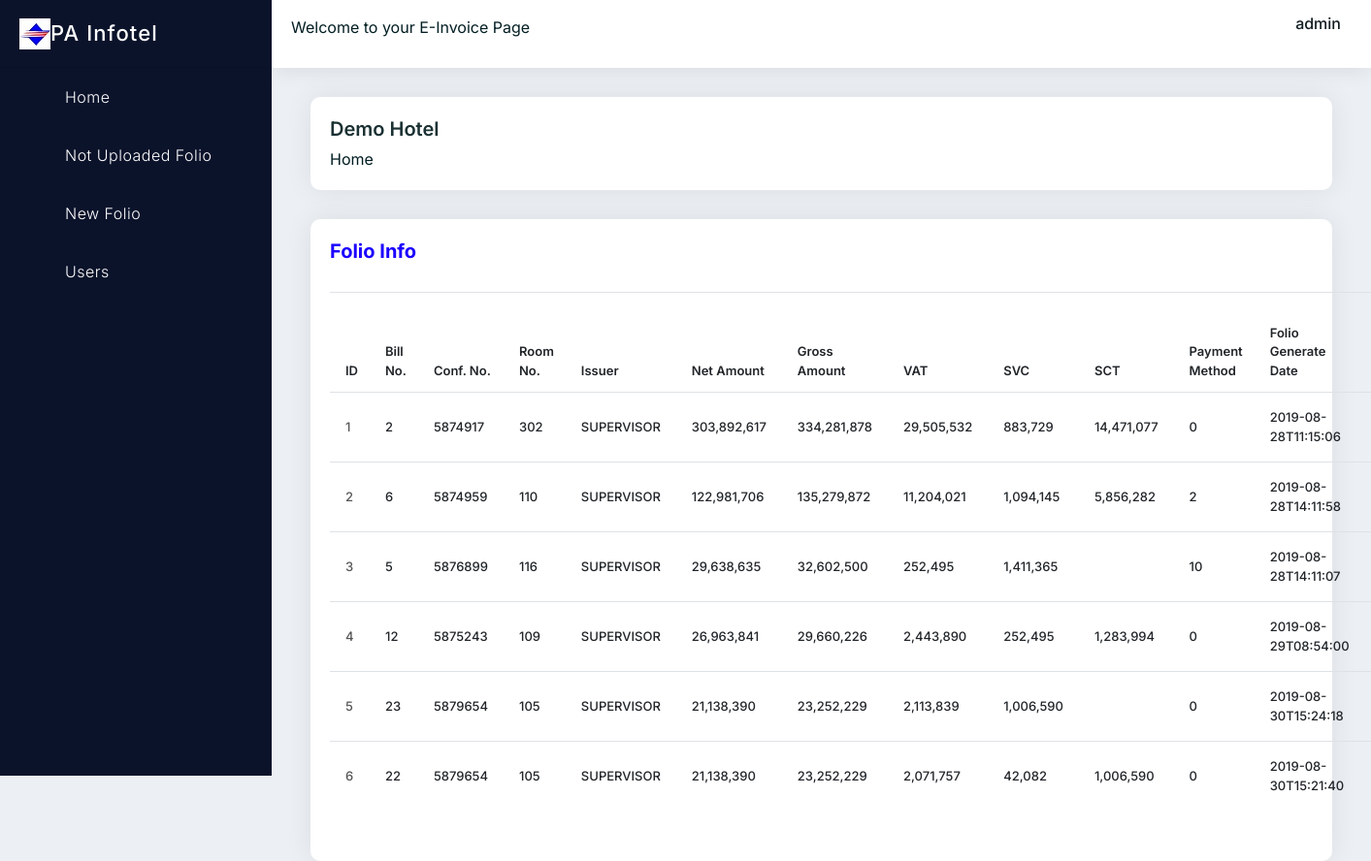
The app's page / (signed in) with its own data.
### opera/models.py (models this page shows, shortened)
class FlipInfo(models.Model):
    DocumentInfo = models.JSONField()
    FiscalTerminalInfo = models.JSONField()
    FolioInfo = models.JSONField()
    HotelInfo = models.JSONField()
    ReservationInfo = models.JSONField()
    FiscalFolioUserInfo = models.JSONField()
    BusinessDate = models.DateField(blank=True, null=True)
    BusinessDateTime = models.DateTimeField(blank=True, null=True)
    FolioNo = models.CharField(max_length=500 ,default=0, null=True, blank=True)
    NetAmount = models.FloatField(default=0)
    EinvoiceNumber = models.CharField(max_length=500, null=True, blank=True, default=" ")
    EinvoiceType = models.CharField(max_length=200, null=True, blank=True, default="9: Not Upload")
    EinvoiceStatus = models.CharField(max_length=200, null=True, blank=True, default="9: Not Upload")
    EinvoiceFKey = models.CharField(max_length=200, default=" ")
    EinvoicePattern = models.CharField(max_length=200, default=" ")
    EinvoiceSerial = models.CharField(max_length=200, default="C23MAB")
    AuthorizedTaxCode = models.CharField(max_length=500, null=True, blank=True, default=" ")
    EinvoiceAdjustDateTime = models.DateTimeField(blank=True, null=True)
    EinvoiceIssueDateTime = models.DateTimeField(blank=True, null=True)

### opera/views.py (the view)
# urls.py: path('', include('opera.urls')),
@login_required(login_url='user:login')
def opera(request):
    documentinfo = FlipInfo.objects.all()
    documentadjust = FlipInfo.objects.filter(Q(EinvoiceStatus__icontains=9)&Q(NetAmount__lte=0))
    documentupload = FlipInfo.objects.filter(Q(EinvoiceStatus__icontains=9))
    documentdraft = FlipInfo.objects.filter(Q(EinvoiceStatus__icontains=0))
    documentissued = FlipInfo.objects.filter(Q(EinvoiceStatus__icontains=1))
    return render(request, 'opera/opera.html', {
        'documentinfo': documentinfo,
        'documentadjust': documentadjust,
        'documentdraft': documentdraft,
        'documentissued': documentissued,
        'documentupload': documentupload,
    })

### opera/templates/opera/opera.html (shortened to what this page needs)
{% extends 'opera/Base.html' %}
{% load static %}
{% load humanize %}
{% block content %}
<div class="main-container">
	<div class="pd-ltr-20 xs-pd-20-20">
		<div class="min-height-200px">
			<div class="page-header">
				<div class="row">
					<div class="col-md-6 col-sm-12">
						<div class="title">
							<h4>Demo Hotel</h4>
						</div>
						<nav aria-label="breadcrumb" role="navigation">
							<ol class="breadcrumb">
								<li class="breadcrumb-item"><a href="{% url 'opera:opera' %}">Home</a></li>
							</ol>
						</nav>
					</div>
				</div>
			</div>
				<div class="pd-20 card-box mb-30">
					<div class="clearfix mb-20">
						<div class="pull-left">
							<h4 class="text-blue h4">Folio Info</h4>
						</div>
					</div>
					<table class="table table-hover data-table-export" style="width: 100%;">
						<thead>
							<tr>
								<th class="table-plus datatable-nosort" style="font-size: small;">ID</th>
								<th style="font-size: small;">Bill No.</th>
								<th style="font-size: small;">Conf. No.</th>
								<th style="font-size: small;">Room No.</th>
								<th style="font-size: small;">Issuer</th>
								<th style="word-wrap: break-word; font-size: small;">Net Amount</th>
								<th style="word-wrap: break-word; font-size: small;">Gross Amount</th>
								<th style="word-wrap: break-word; font-size: small;">VAT</th>
								<th style="word-wrap: break-word; font-size: small;">SVC</th>
								<th style="word-wrap: break-word; font-size: small;">SCT</th>
								<th style="word-wrap: break-word; font-size: small;">Payment Method</th>
								<th style="word-wrap: break-word; font-size: small;">Folio Generate Date</th>
								<th style="word-wrap: break-word; font-size: small;">E-Invoice No.</th>
							</tr>
						</thead>
						<tbody>
							{% for doc in documentinfo %}
							<tr>
								<td class="table-plus" style="font-size: small;">
									<a href="{% url 'opera:detail' doc.id %}">{{ doc.id }}</a>
								</td>
								<td style="font-size: small;">{{ doc.DocumentInfo.BillNo }}</td>
								<td style="font-size: small;">{{ doc.ReservationInfo.ConfirmationNo }}</td>
								<td style="font-size: small;">{{ doc.ReservationInfo.RoomNumber }}</td>
								<td style="font-size: small;">{{ doc.FiscalFolioUserInfo.AppUser }}</td>
								<td style="font-size: small;">{{ doc.FolioInfo.TotalInfo.NetAmount|floatformat:'0'|intcomma }} </td>
								<td style="font-size: small;">{{ doc.FolioInfo.TotalInfo.GrossAmount|floatformat:'0'|intcomma }}</td>
								<td style="font-size: small;">{{ doc.FolioInfo.RevenueBucketInfo.1.BucketCodeTotalGross|floatformat:'0'|intcomma }}</td>
								<td style="font-size: small;">{{ doc.FolioInfo.RevenueBucketInfo.2.BucketCodeTotalGross|floatformat:'0'|intcomma }}</td>
								<td style="font-size: small;">{{ doc.FolioInfo.RevenueBucketInfo.3.BucketCodeTotalGross|floatformat:'0'|intcomma }}</td>
								<td style="font-size: small; word-wrap: break-word;">{{ doc.FolioInfo.RevenueBucketInfo.0.BucketValue }}</td>
								<td style="font-size: small; word-wrap: break-word;">{{ doc.FolioInfo.FolioHeaderInfo.BillGenerationDate }}</td>
								<td style="font-size: small; word-wrap: break-word;">{{ doc.EinvoiceNumber }}</td>
							</tr>
							{% endfor %}
						</tbody>
				</div>
		</div>
	</div>
</div>
{% endblock %}

### opera/templates/opera/Base.html (shortened to what this page needs)
{% load static %}
<!DOCTYPE html>
<html>
<head>
	<link rel="stylesheet" type="text/css" href="{% static 'opera/vendors/styles/core.css' %}">
	<link rel="stylesheet" type="text/css" href="{% static 'opera/vendors/styles/icon-font.min.css' %}">
	<link rel="stylesheet" type="text/css" href="{% static 'opera/src/plugins/datatables/css/dataTables.bootstrap4.min.css' %}">
	<link rel="stylesheet" type="text/css" href="{% static 'opera/src/plugins/datatables/css/responsive.bootstrap4.min.css' %}">
	<link rel="stylesheet" type="text/css" href="{% static 'opera/vendors/styles/style.css' %}">
	<link rel="stylesheet" type="text/css" href="{% static 'opera/src/plugins/jquery-steps/jquery.steps.css' %}">
</head>
<body>
	<div class="header">
		<div class="header-left">
			<div class="header-search">
				<form>
					<div class="form-group mb-0">
						<p>Welcome to your E-Invoice Page</p>
					</div>
				</form>
			</div>
		</div>
		<div class="header-right">
			<div class="user-info-dropdown">
				<div class="dropdown">
					<a class="dropdown-toggle" href="#" role="button" data-toggle="dropdown">
						<span class="user-name">{{ request.user }}</span>
					</a>
				</div>
			</div>
		</div>
	</div>
	<div class="left-side-bar">
		<div class="brand-logo">
			<a href="{% url 'opera:opera' %}">
				<img src="{% static 'opera/vendors/images/infotel.jpg' %}" alt="" class="light-logo">
				  PA Infotel
			</a>
		</div>
		<div class="menu-block customscroll">
			<div class="sidebar-menu">
				<ul id="accordion-menu">
					<li class="dropdown">
						<a href="{% url 'opera:opera' %}" class="dropdown-toggle no-arrow">
							<span class="micon dw dw-edit2"></span><span class="mtext">Home</span>
						</a>
					</li>
					<li>
						<a href="{% url 'opera:folio_upload' %}" class="dropdown-toggle no-arrow">
							<span class="micon dw dw-library"></span><span class="mtext">Not Uploaded Folio</span>
						</a>
					</li>
					<li>
						<a href="{% url 'opera:folio_new' %}" class="dropdown-toggle no-arrow">
							<span class="micon dw dw-library"></span><span class="mtext">New Folio</span>
						</a>
					</li>
					<li>
						<a href="{% url 'user:userlist' %}" class="dropdown-toggle no-arrow">
							<span class="micon dw dw-library"></span><span class="mtext">Users</span>
						</a>
					</li>
				</ul>
			</div>
		</div>
	</div>
{% block content %}
{% endblock %}
</body>
</html>

### records on screen
FlipInfo: id "1", DocumentInfo.BillNo "2", ReservationInfo.ConfirmationNo "5874917", ReservationInfo.RoomNumber "302", FiscalFolioUserInfo.AppUser "SUPERVISOR", FolioInfo.TotalInfo.NetAmount "303,892,617", FolioInfo.TotalInfo.GrossAmount "334,281,878", FolioInfo.RevenueBucketInfo.1.BucketCodeTotalGross "29,505,532", FolioInfo.RevenueBucketInfo.2.BucketCodeTotalGross "883,729", FolioInfo.RevenueBucketInfo.3.BucketCodeTotalGross "14,471,077", FolioInfo.RevenueBucketInfo.0.BucketValue "0", FolioInfo.FolioHeaderInfo.BillGenerationDate "2019-08-28T11:15:06"
FlipInfo: id "2", DocumentInfo.BillNo "6", ReservationInfo.ConfirmationNo "5874959", ReservationInfo.RoomNumber "110", FiscalFolioUserInfo.AppUser "SUPERVISOR", FolioInfo.TotalInfo.NetAmount "122,981,706", FolioInfo.TotalInfo.GrossAmount "135,279,872", FolioInfo.RevenueBucketInfo.1.BucketCodeTotalGross "11,204,021", FolioInfo.RevenueBucketInfo.2.BucketCodeTotalGross "1,094,145", FolioInfo.RevenueBucketInfo.3.BucketCodeTotalGross "5,856,282", FolioInfo.RevenueBucketInfo.0.BucketValue "2", FolioInfo.FolioHeaderInfo.BillGenerationDate "2019-08-28T14:11:58"
FlipInfo: id "3", DocumentInfo.BillNo "5", ReservationInfo.ConfirmationNo "5876899", ReservationInfo.RoomNumber "116", FiscalFolioUserInfo.AppUser "SUPERVISOR", FolioInfo.TotalInfo.NetAmount "29,638,635", FolioInfo.TotalInfo.GrossAmount "32,602,500", FolioInfo.RevenueBucketInfo.1.BucketCodeTotalGross "252,495", FolioInfo.RevenueBucketInfo.2.BucketCodeTotalGross "1,411,365", FolioInfo.RevenueBucketInfo.0.BucketValue "10", FolioInfo.FolioHeaderInfo.BillGenerationDate "2019-08-28T14:11:07"
FlipInfo: id "4", DocumentInfo.BillNo "12", ReservationInfo.ConfirmationNo "5875243", ReservationInfo.RoomNumber "109", FiscalFolioUserInfo.AppUser "SUPERVISOR", FolioInfo.TotalInfo.NetAmount "26,963,841", FolioInfo.TotalInfo.GrossAmount "29,660,226", FolioInfo.RevenueBucketInfo.1.BucketCodeTotalGross "2,443,890", FolioInfo.RevenueBucketInfo.2.BucketCodeTotalGross "252,495", FolioInfo.RevenueBucketInfo.3.BucketCodeTotalGross "1,283,994", FolioInfo.RevenueBucketInfo.0.BucketValue "0", FolioInfo.FolioHeaderInfo.BillGenerationDate "2019-08-29T08:54:00"
FlipInfo: id "5", DocumentInfo.BillNo "23", ReservationInfo.ConfirmationNo "5879654", ReservationInfo.RoomNumber "105", FiscalFolioUserInfo.AppUser "SUPERVISOR", FolioInfo.TotalInfo.NetAmount "21,138,390", FolioInfo.TotalInfo.GrossAmount "23,252,229", FolioInfo.RevenueBucketInfo.1.BucketCodeTotalGross "2,113,839", FolioInfo.RevenueBucketInfo.2.BucketCodeTotalGross "1,006,590", FolioInfo.RevenueBucketInfo.0.BucketValue "0", FolioInfo.FolioHeaderInfo.BillGenerationDate "2019-08-30T15:24:18"
FlipInfo: id "6", DocumentInfo.BillNo "22", ReservationInfo.ConfirmationNo "5879654", ReservationInfo.RoomNumber "105", FiscalFolioUserInfo.AppUser "SUPERVISOR", FolioInfo.TotalInfo.NetAmount "21,138,390", FolioInfo.TotalInfo.GrossAmount "23,252,229", FolioInfo.RevenueBucketInfo.1.BucketCodeTotalGross "2,071,757", FolioInfo.RevenueBucketInfo.2.BucketCodeTotalGross "42,082", FolioInfo.RevenueBucketInfo.3.BucketCodeTotalGross "1,006,590", FolioInfo.RevenueBucketInfo.0.BucketValue "0", FolioInfo.FolioHeaderInfo.BillGenerationDate "2019-08-30T15:21:40"

### other values on screen
{{ request.user }} "admin"
